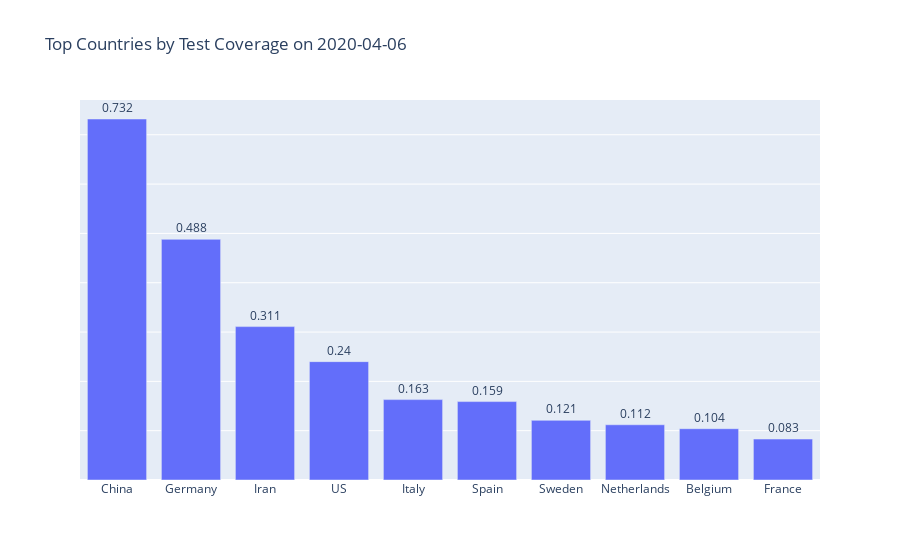

Notebook code for this chart:
### Code cell
totalcases = pd_sims.loc['testCoverage'].sort_values(ascending=False)
top10 = totalcases.head(10)
fig = go.Figure(go.Bar(x=top10.index, y=top10.values,
                      text=top10.values,
            textposition='outside'))
fig.update_layout(title_text='Top Countries by Test Coverage on '+lastrecordeddate)
fig.update_yaxes(showticklabels=False)

fig.show()
fig.write_html("datasets/"+datetoday+"_top10_testcoverage.html")

### Figure 1 — Plotly figure (JSON) as saved in the notebook; plotly's stock layout.template omitted (floating-point values rounded to 4 significant figures)
{"data": [{"text": [0.732, 0.488, 0.311, 0.24, 0.163, 0.159, 0.121, 0.112, 0.104, 0.083], "textposition": "outside", "type": "bar", "x": ["China", "Germany", "Iran", "US", "Italy", "Spain", "Sweden", "Netherlands", "Belgium", "France"], "y": [0.732, 0.488, 0.311, 0.24, 0.163, 0.159, 0.121, 0.112, 0.104, 0.083]}], "layout": {"title": {"text": "Top Countries by Test Coverage on 2020-04-06"}, "yaxis": {"showticklabels": false}}}
